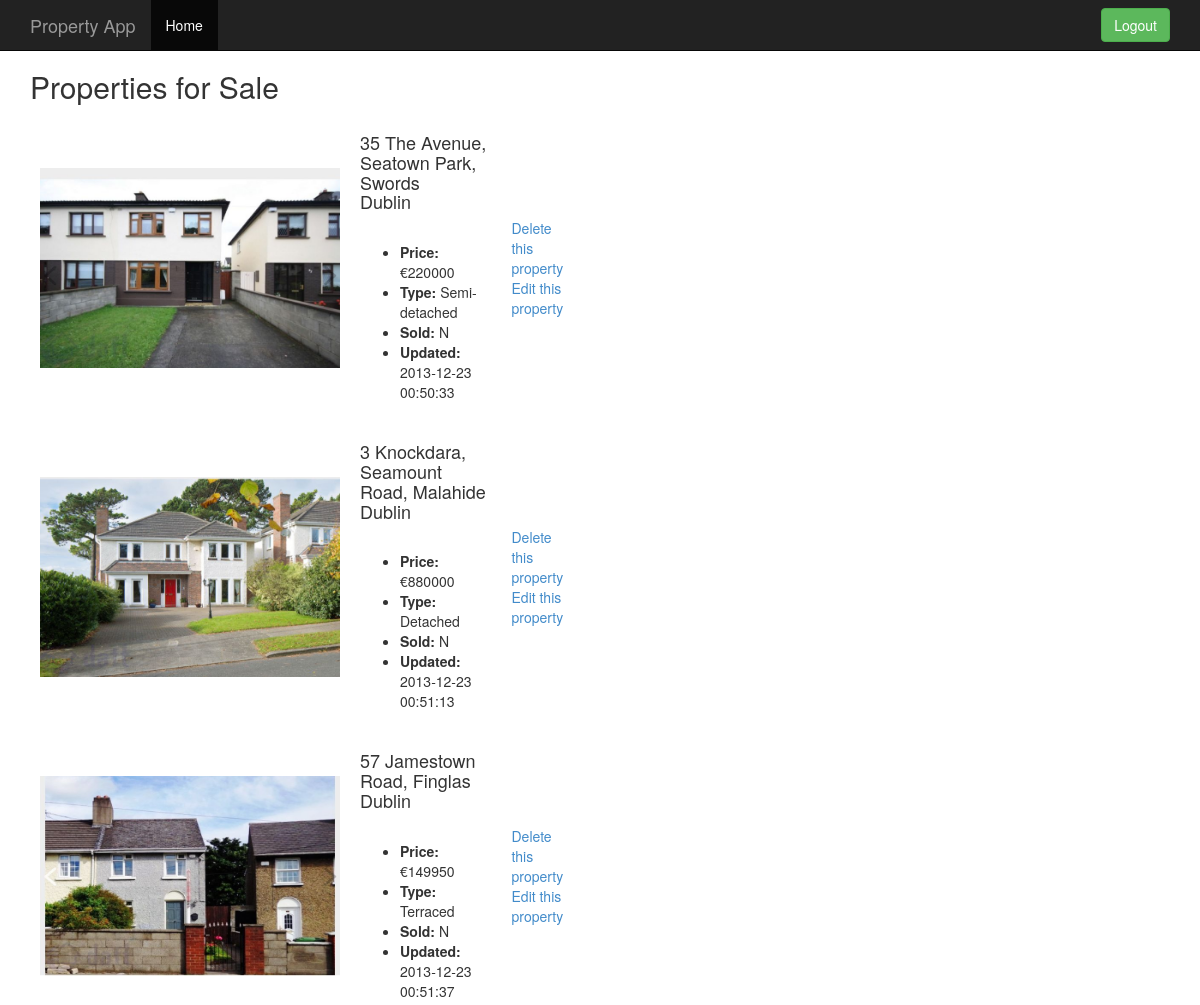
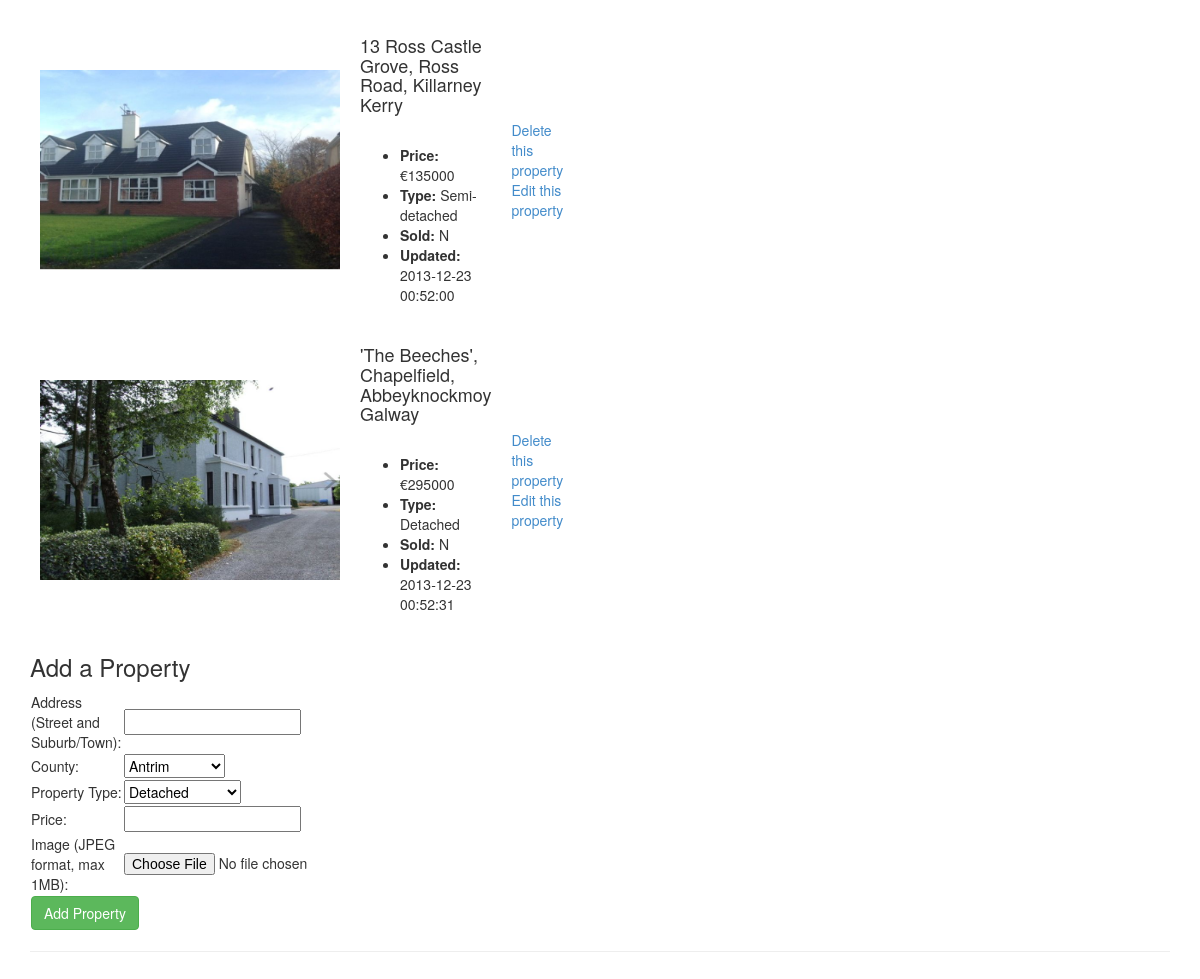
The page /propertyapp/index.php (signed in) on the database its author committed (2 pictures, top to bottom).
### tables this page shows
CREATE TABLE `property` (
  `property_id` int(11) NOT NULL AUTO_INCREMENT,
  `street` varchar(150) NOT NULL,
  `county` int(11) NOT NULL,
  `price` int(11) NOT NULL,
  `type` int(11) NOT NULL,
  `sold` tinyint(1) NOT NULL,
  `date` timestamp NOT NULL DEFAULT CURRENT_TIMESTAMP ON UPDATE CURRENT_TIMESTAMP,
  `imagename` varchar(15) NOT NULL,
  PRIMARY KEY (`property_id`)
);

### propertyapp/application/inc/db.inc.php (called while the page is built, shortened)
<?php
function propCountyToText($county) {
	switch ($county) {
		case 10:
			return "Dublin";
			break;
		case 12:
			return "Galway";
			break;
		case 13:
			return "Kerry";
			break;
	}
}
function propTypeToText($type) {
	switch ($type) {
		case 1:
			return "Detached";
			break;
		case 2:
			return "Semi-detached";
			break;
		case 3:
			return "Terraced";
			break;
	}
}
function propSoldToText($sold) {
	if ($sold == 0) {
		return "N";
	} else {
		return "Y";
	}
}
?>

### propertyapp/index.php (the view, shortened to what this page needs)
<?php
include (APPLICATION_PATH . "/inc/db.inc.php");
?>
<!DOCTYPE html>
<html lang="en">
  <head>
    <link href="css/bootstrap.css" rel="stylesheet">
    <link href="css/jumbotron.css" rel="stylesheet">
  </head>
  <body>
    <div class="navbar navbar-inverse navbar-fixed-top">
      <div class="container">
        <div class="navbar-header">
          <a class="navbar-brand" href="#">Property App</a>
        </div>
        <div class="navbar-collapse collapse">
          <ul class="nav navbar-nav">
            <li class="active"><a href="#">Home</a></li>
          </ul>
<?php if (isset($_SESSION['loggedIn']) && $_SESSION['loggedIn']) { ?>
          <form class="navbar-form navbar-right" method="POST" action="index.php">
            <button type="submit" class="btn btn-success">Logout</button>
          </form>
<?php } ?>
        </div>
      </div>
    </div>
    <div class="container">
      <div class="row">
        <div class="col-lg-4">
          <h2>Properties for Sale</h2>
	  <table border="0" cellpadding="10">
<?php
$dbLink = connectToPropertyDatabase();
$queryString = "SELECT * FROM property";
$query = mysql_query($queryString, $dbLink);
while ($row = mysql_fetch_array($query)) {
	echo "<tr>";
	echo " <td>";
	echo "  <img src='prop_images/" . $row["imagename"] . ".jpg' alt='property image' width='300' height='200' />";
	echo " </td>";
	echo " <td>";
	echo "  <h4>" . $row["street"] . "<br />";
	echo propCountyToText($row["county"]) . "</h4><br />";
	echo "  <ul>";
	echo "   <li><strong>Price:</strong> &euro;" . $row["price"] . "</li>";
	echo "   <li><strong>Type:</strong> " . propTypeToText($row["type"]) . "</li>";
	echo "   <li><strong>Sold:</strong> " . propSoldToText($row["sold"]) . "</li>";
	if (isset($_SESSION['loggedIn']) && $_SESSION['loggedIn']) {
		echo "   <li><strong>Updated:</strong> " . $row["date"] . "</li>";
	}
	echo "  </ul>";
	echo " </td>";
	if (isset($_SESSION['loggedIn']) && $_SESSION['loggedIn']) {
		echo "<td>";
		echo "<a href='deleteProp.php?propid=" . $row["property_id"] . "'>Delete this property</a><br />";
		echo "<a href='editProp.php?propid=" . $row["property_id"] . "'>Edit this property</a>";
		echo "</td>";
	}
	echo "</tr>";
}
?>
	  </table>
<?php if (isset($_SESSION['loggedIn']) && $_SESSION['loggedIn']) { ?>
	  <h3>Add a Property</h3>
	  <form enctype="multipart/form-data" name="addForm" method="POST" action="addProp.php" onsubmit="return validateForm();">
		<table border="0" cellpadding="1">
			<tr>
				<td>Address (Street and Suburb/Town):</td>
				<td><input type="text" name="address"></td>
			</tr>
			<tr>
				<td>County:</td>
				<td>
					<select name="county">
					  <option value="1">Antrim</option>
					</select>
				</td>
			</tr>
			<tr>
				<td>Property Type:</td>
				<td>
					<select name="type">
					  <option value="1">Detached</option>
					</select>
				</td>
			</tr>
			<tr>
				<td>Price:</td>
				<td><input type="text" name="price"></td>
			</tr>
			<tr>
				<td>Image (JPEG format, max 1MB):</td>
				<td>
					<input name="propimage" type="file" />
				</td>
			</tr>
			<tr>
				<td colspan="2"><button type="submit" class="btn btn-success">Add Property</button></td>
			</tr>
		</table>
	  </form>
<?php } ?>
        </div>
      </div>
      <hr>
      <footer>
        <p>&nbsp;</p>
      </footer>
    </div>
  </body>
</html>

### propertyapp/css/jumbotron.css (style rules this page uses)
body { padding-top: 50px; padding-bottom: 20px; }

### rows shown on the page
property: imagename (picture), street "35 The Avenue, Seatown Park, Swords", county "Dublin", price "220000", type "Semi-detached", sold "N", date "2013-12-23 00:50:33"
property: imagename (picture), street "3 Knockdara, Seamount Road, Malahide", county "Dublin", price "880000", type "Detached", sold "N", date "2013-12-23 00:51:13"
property: imagename (picture), street "57 Jamestown Road, Finglas", county "Dublin", price "149950", type "Terraced", sold "N", date "2013-12-23 00:51:37"
property: imagename (picture), street "13 Ross Castle Grove, Ross Road, Killarney", county "Kerry", price "135000", type "Semi-detached", sold "N", date "2013-12-23 00:52:00"
property: imagename (picture), street "'The Beeches', Chapelfield, Abbeyknockmoy", county "Galway", price "295000", type "Detached", sold "N", date "2013-12-23 00:52:31"
